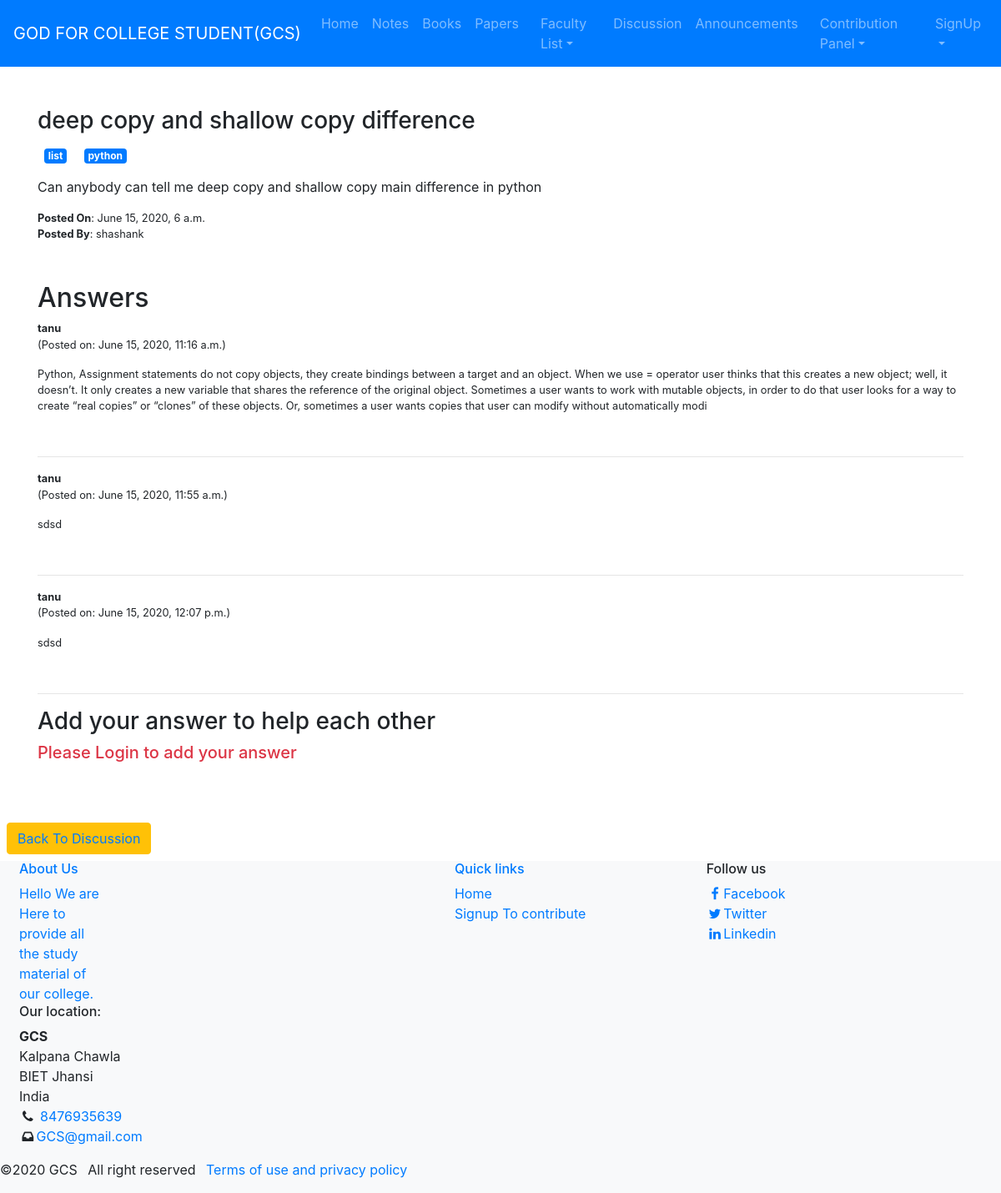
The page /disccusion/2/ on the database its author committed.
### Notes/models.py (models this page shows, shortened)
class Post(models.Model):
	user=models.ForeignKey(User, on_delete=models.CASCADE)
	title=models.CharField(max_length=50)
	description=models.TextField()
	image=models.ImageField(upload_to='images/', default='static/ayurvedasite/images/no.png')
	published_date=models.DateTimeField(default=timezone.now)
	tags = TaggableManager()

class User(AbstractUser):
	is_student=models.BooleanField(default=False)
	is_teacher=models.BooleanField(default=False)

class Answer(models.Model):
	post=models.ForeignKey(Post,related_name='answers',on_delete=models.CASCADE)
	user=models.ForeignKey(User, on_delete=models.CASCADE)
	text=models.TextField(max_length=500)
	created_date = models.DateTimeField(default=timezone.now)
	approved_answers=models.BooleanField(default=False)
	liked=models.ManyToManyField(User,blank=True ,related_name='answerliked')
	disliked=models.ManyToManyField(User, blank=True, related_name='answerdisliked')

### Notes/views.py (the view)
# urls.py: path('disccusion/<int:pk>/', views.post_detail, name='disccusion_detail'),
def post_detail(request, pk):
    post = get_object_or_404(Post, pk=pk)
    if request.method == "POST":
            form = AnswerForm(request.POST)
            if form.is_valid():
                answer = form.save(commit=False)
                answer.user=request.user
                answer.created_date=timezone.now()
                answer.post = post
                answer.save()
    else:
        form = AnswerForm()
    return render(request, 'Notes/discussion_detail.html', {'post':post,'form': form,})

### Notes/templates/Notes/discussion_detail.html (shortened to what this page needs)
{% extends 'Notes/base.html'  %}
{% load static %}
{% block content %}
<div class="container my-3 my-sm-5">
    <div class="row">
        <div class="col-12">
<article class="mb-3">
    <header class="mb-2">
        <h3>{{ post.title }}</h3>
        {% for tags in post.tags.all %}
        <p class="badge badge-primary m-2 mb-3">{{tags}}</p>
            {% endfor %}
            <br>
        <div><p>{{post.description}}</p></div>
        {% if post.published_date %}
               <div class="small"><b>Posted On</b>: {{ post.published_date }}</div>
        {% endif %}
        <div class="small"><b>Posted By</b>: {{post.user.username}}</div>
        </header>
        <section id="main mb-3">
            <br>
        </section>
        <section id="comments" class="small">
            <h2>Answers</h2>
             {% for answer in post.answers.all %}
            <div class="media">
                <div class="media-body">
                    <strong>{{ answer.user }}</strong><p>  (Posted on: {{ answer.created_date }})</p><p>{{ answer.text|linebreaks }}</p></div>
                    </div>
                    <br>
                <hr>
             {% empty %}
             <p class="h4 text-danger">No Answers here yet:(</p>
             {% endfor %}
<div class="form-group">
    <h3>Add your answer to help each other</h3>
    {% if user.is_authenticated %}
    <form method="POST"  class="post-form">{% csrf_token %}
        {{ form.text }}
        <br>
        <a href="{% url 'add_answer_to_disccusion' pk=post.pk %}"><button type="submit" class="save btn btn-default m-2">Send</button></a>
        {% else %}
        <h5 class="text-danger"> Please Login to add your answer</h5>
    {% endif %}
        </div>
            </section>
        </article>
    </div>
</div>
</div>
<button class="btn btn-warning sm m-2"><a href="{%url 'discussion_list' %}">Back To Discussion</button>
    {% endblock %}

### Notes/static/Notes/css/style.css (style rules this page uses)
html,body { height: 100% }

### rows shown on the page
Post: title "deep copy and shallow copy difference", description "Can anybody can tell me deep copy and shallow copy main difference in python", published_date "June 15, 2020, 6 a.m.", user.username "shashank"
Tag: name "list"
Tag: name "python"
Answer: user "tanu", created_date "June 15, 2020, 11:16 a.m.", text "Python, Assignment statements do not copy objects, they create bindings between a target and an object. When we use = operator user thinks that this creates a new object; well, it doesn’t. It only creates a new variable that shares the reference of the original object. Sometimes a user wants to work with mutable objects, in order to do that user looks for a way to create “real copies” or “clones” of these objects. Or, sometimes a user wants copies that user can modify without automatically modi"
Answer: user "tanu", created_date "June 15, 2020, 11:55 a.m.", text "sdsd"
Answer: user "tanu", created_date "June 15, 2020, 12:07 p.m.", text "sdsd"
